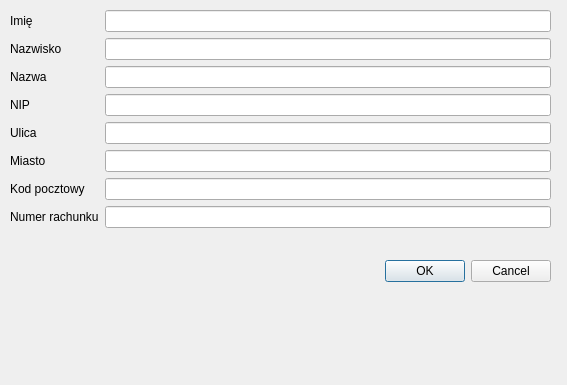
<?xml version="1.0" encoding="UTF-8"?>
<ui version="4.0">
 <class>Dialog</class>
 <widget class="QDialog" name="Dialog">
  <property name="geometry">
   <rect>
    <x>0</x>
    <y>0</y>
    <width>567</width>
    <height>385</height>
   </rect>
  </property>
  <property name="windowTitle">
   <string>Edycja danych użytkownika</string>
  </property>
  <widget class="QWidget" name="formLayoutWidget">
   <property name="geometry">
    <rect>
     <x>10</x>
     <y>10</y>
     <width>541</width>
     <height>361</height>
    </rect>
   </property>
   <layout class="QFormLayout" name="formLayout_2">
    <item row="0" column="0">
     <widget class="QLabel" name="label">
      <property name="text">
       <string>Imię</string>
      </property>
     </widget>
    </item>
    <item row="0" column="1">
     <widget class="QLineEdit" name="first_name"/>
    </item>
    <item row="1" column="0">
     <widget class="QLabel" name="label_2">
      <property name="text">
       <string>Nazwisko</string>
      </property>
     </widget>
    </item>
    <item row="1" column="1">
     <widget class="QLineEdit" name="last_name"/>
    </item>
    <item row="2" column="0">
     <widget class="QLabel" name="label_7">
      <property name="text">
       <string>Nazwa</string>
      </property>
     </widget>
    </item>
    <item row="2" column="1">
     <widget class="QLineEdit" name="company_name"/>
    </item>
    <item row="3" column="0">
     <widget class="QLabel" name="label_8">
      <property name="text">
       <string>NIP</string>
      </property>
     </widget>
    </item>
    <item row="3" column="1">
     <widget class="QLineEdit" name="nip"/>
    </item>
    <item row="4" column="0">
     <widget class="QLabel" name="label_3">
      <property name="text">
       <string>Ulica</string>
      </property>
     </widget>
    </item>
    <item row="4" column="1">
     <widget class="QLineEdit" name="street"/>
    </item>
    <item row="5" column="0">
     <widget class="QLabel" name="label_4">
      <property name="text">
       <string>Miasto</string>
      </property>
     </widget>
    </item>
    <item row="5" column="1">
     <widget class="QLineEdit" name="city"/>
    </item>
    <item row="6" column="0">
     <widget class="QLabel" name="label_5">
      <property name="text">
       <string>Kod pocztowy</string>
      </property>
     </widget>
    </item>
    <item row="6" column="1">
     <widget class="QLineEdit" name="zip_code"/>
    </item>
    <item row="7" column="0">
     <widget class="QLabel" name="label_6">
      <property name="text">
       <string>Numer rachunku</string>
      </property>
     </widget>
    </item>
    <item row="7" column="1">
     <widget class="QLineEdit" name="account_number">
      <property name="placeholderText">
       <string/>
      </property>
     </widget>
    </item>
    <item row="9" column="1">
     <widget class="QDialogButtonBox" name="buttonBox">
      <property name="standardButtons">
       <set>QDialogButtonBox::Cancel|QDialogButtonBox::Ok</set>
      </property>
     </widget>
    </item>
    <item row="8" column="1">
     <spacer name="horizontalSpacer">
      <property name="orientation">
       <enum>Qt::Horizontal</enum>
      </property>
      <property name="sizeHint" stdset="0">
       <size>
        <width>40</width>
        <height>20</height>
       </size>
      </property>
     </spacer>
    </item>
   </layout>
  </widget>
 </widget>
 <resources/>
 <connections/>
</ui>
